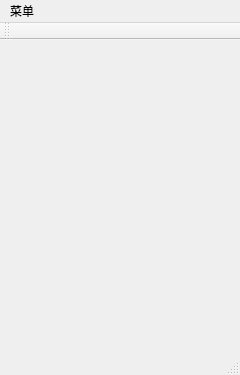
<?xml version="1.0" encoding="UTF-8"?>
<ui version="4.0">
 <class>CSimpleClass</class>
 <widget class="QMainWindow" name="CSimpleClass">
  <property name="geometry">
   <rect>
    <x>0</x>
    <y>0</y>
    <width>240</width>
    <height>375</height>
   </rect>
  </property>
  <property name="windowTitle">
   <string>CSimple</string>
  </property>
  <widget class="QWidget" name="centralWidget"/>
  <widget class="QMenuBar" name="menuBar">
   <property name="geometry">
    <rect>
     <x>0</x>
     <y>0</y>
     <width>240</width>
     <height>20</height>
    </rect>
   </property>
   <widget class="QMenu" name="menu">
    <property name="title">
     <string>菜单</string>
    </property>
    <addaction name="actionClose"/>
    <addaction name="actionHide"/>
    <addaction name="actionShow"/>
    <addaction name="actionMm1"/>
    <addaction name="actionMm2"/>
    <addaction name="actionVisible"/>
   </widget>
   <addaction name="menu"/>
  </widget>
  <widget class="QToolBar" name="mainToolBar">
   <attribute name="toolBarArea">
    <enum>TopToolBarArea</enum>
   </attribute>
   <attribute name="toolBarBreak">
    <bool>false</bool>
   </attribute>
  </widget>
  <widget class="QStatusBar" name="statusBar"/>
  <action name="actionClose">
   <property name="text">
    <string>关闭</string>
   </property>
  </action>
  <action name="actionHide">
   <property name="text">
    <string>隐藏</string>
   </property>
  </action>
  <action name="actionShow">
   <property name="text">
    <string>显示</string>
   </property>
  </action>
  <action name="actionMm1">
   <property name="text">
    <string>mm1</string>
   </property>
  </action>
  <action name="actionMm2">
   <property name="text">
    <string>mm2</string>
   </property>
  </action>
  <action name="actionVisible">
   <property name="text">
    <string>Visible</string>
   </property>
  </action>
 </widget>
 <layoutdefault spacing="6" margin="11"/>
 <resources>
  <include location="csimple.qrc"/>
 </resources>
 <connections>
  <connection>
   <sender>actionClose</sender>
   <signal>triggered()</signal>
   <receiver>CSimpleClass</receiver>
   <slot>close()</slot>
   <hints>
    <hint type="sourcelabel">
     <x>-1</x>
     <y>-1</y>
    </hint>
    <hint type="destinationlabel">
     <x>175</x>
     <y>199</y>
    </hint>
   </hints>
  </connection>
  <connection>
   <sender>actionHide</sender>
   <signal>triggered()</signal>
   <receiver>CSimpleClass</receiver>
   <slot>hide()</slot>
   <hints>
    <hint type="sourcelabel">
     <x>-1</x>
     <y>-1</y>
    </hint>
    <hint type="destinationlabel">
     <x>175</x>
     <y>199</y>
    </hint>
   </hints>
  </connection>
  <connection>
   <sender>actionShow</sender>
   <signal>triggered()</signal>
   <receiver>CSimpleClass</receiver>
   <slot>showFullScreen()</slot>
   <hints>
    <hint type="sourcelabel">
     <x>-1</x>
     <y>-1</y>
    </hint>
    <hint type="destinationlabel">
     <x>175</x>
     <y>199</y>
    </hint>
   </hints>
  </connection>
 </connections>
</ui>
